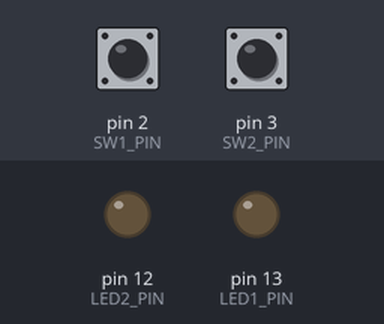
Simulated run of this sketch. Board: Arduino Uno, built with avr-gcc and run on an emulated ATmega328P. On the bench: output pins drawn as LEDs (lit = HIGH). The test bench sets the inputs (shaded band); at power-on: pin 2 (SW1_PIN) HIGH, pin 3 (SW2_PIN) HIGH.

Above: at 1.2 s.
1.3 s: pin 2 (SW1_PIN) pulled LOW for 0.15 s
At 1.37 s:
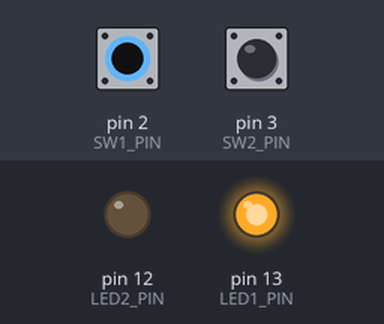
2.9 s: pin 3 (SW2_PIN) pulled LOW for 0.15 s
At 2.97 s:
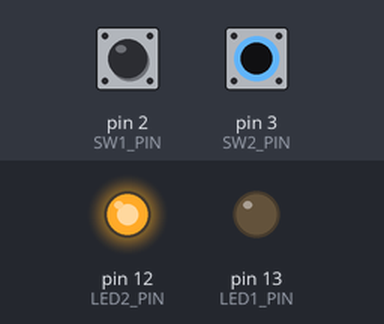
4.5 s: pin 3 (SW2_PIN) pulled LOW for 3.2 s
At 8.6 s:
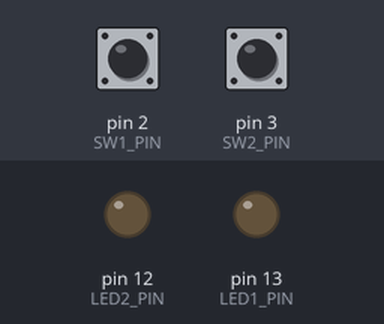
9.2 s: pin 2 (SW1_PIN) pulled LOW for 3.2 s
At 9.7 s:
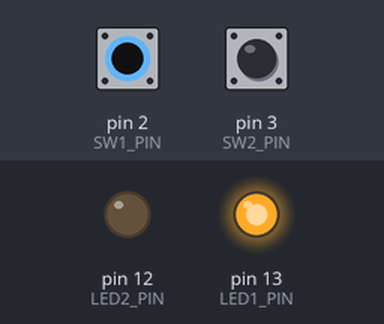
13.9 s: pin 2 (SW1_PIN) driven LOW and pin 3 (SW2_PIN) driven LOW
At 14.5 s:
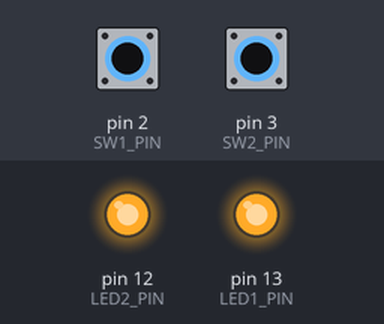
Timing chart, 0 to 16.4 s (numbered marks = the images above; inputs shaded):
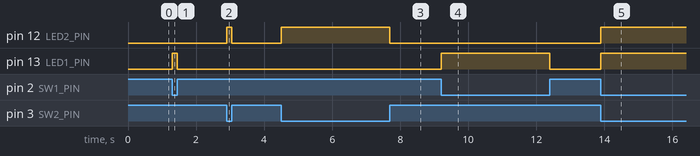

Measured:
- after the input at 1.3 s, pin 13 (LED1_PIN): LOW → HIGH at once, → LOW 0.15 s later
- after the input at 2.9 s, pin 12 (LED2_PIN): LOW → HIGH at once, → LOW 0.15 s later
- after the input at 4.5 s, pin 12 (LED2_PIN): LOW → HIGH at once, → LOW 3.2 s later
- after the input at 9.2 s, pin 13 (LED1_PIN): LOW → HIGH at once, → LOW 3.2 s later
- after the input at 13.9 s, pin 12 (LED2_PIN), pin 13 (LED1_PIN): LOW → HIGH at once

The sketch:

day1_shield_button2.ino
```cpp
/*
  Project Name: Day1_Shield_Button2
  Project Description: Shield를 활용하여 여러 버튼의 입력을 받는 예제

  Author: Minsu Kim <25-10631@knu.hs.kr>
  Created At: 2025-10-11

  Note: This example code is build on top of https://docs.arduino.cc/built-in-examples/digital/Button/
*/

// CONSTANTS
const int SW1_PIN = 2;
const int SW2_PIN = 3;
const int LED1_PIN = 13;
const int LED2_PIN = 12;

// VARIABLES
int button1State = HIGH;  // 버튼의 현재 상태 (1: UP, 0: DOWN(Pressed) - 풀업이라 반대임)
int button2State = HIGH;

void setup() {
  pinMode(LED1_PIN, OUTPUT);
  pinMode(LED2_PIN, OUTPUT);
  pinMode(SW1_PIN, INPUT);
  pinMode(SW2_PIN, INPUT);
}

void loop() {
  // 현재 버튼이 눌렸는지 Check
  button1State = digitalRead(SW1_PIN);
  button2State = digitalRead(SW2_PIN);

  // !! 아두이노는 풀업 (HIGH, LOW가 반대로 되므로 NOT 연산으로 처리)
  digitalWrite(LED1_PIN, !button1State);
  digitalWrite(LED2_PIN, !button2State);
}
```
